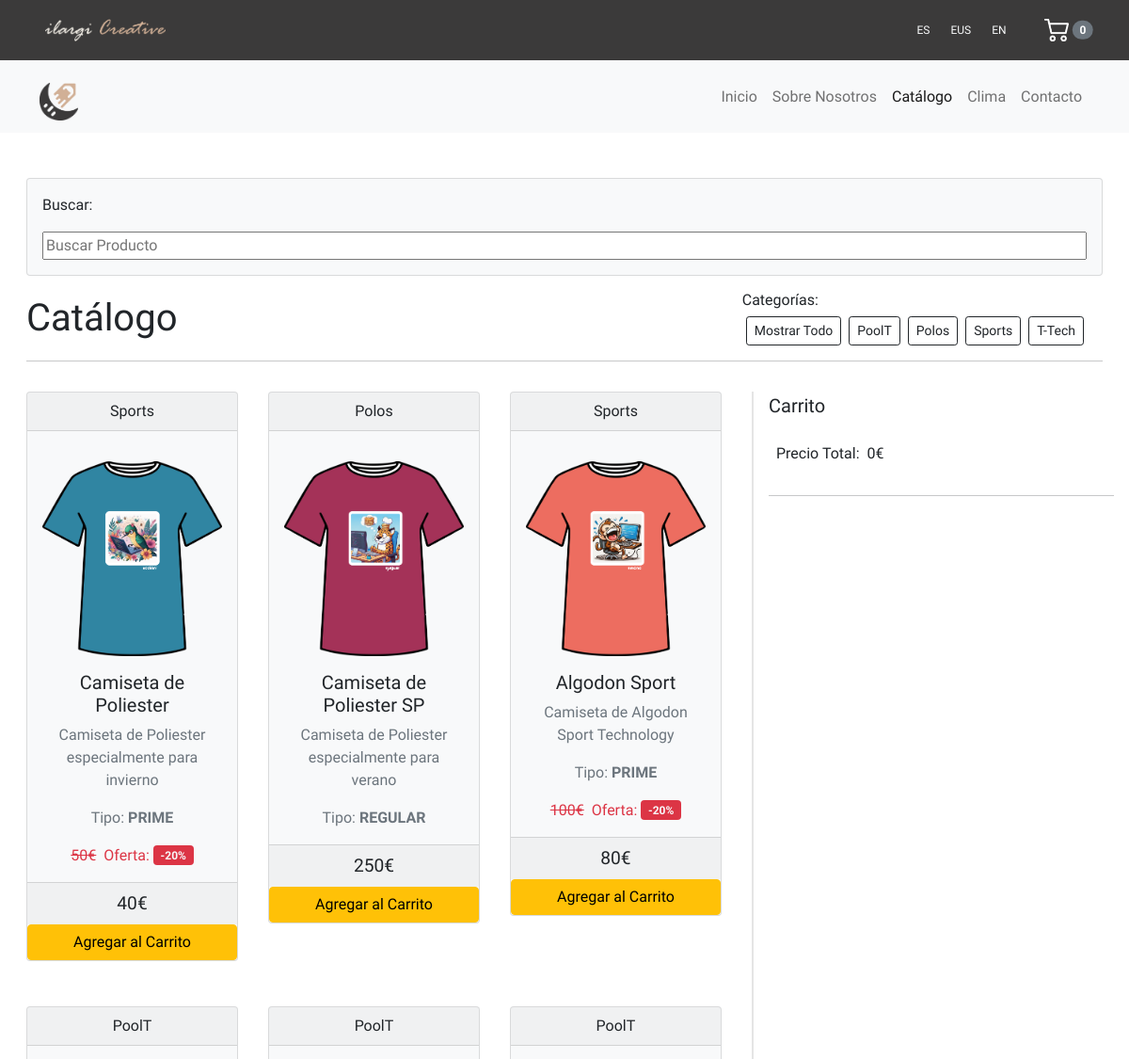
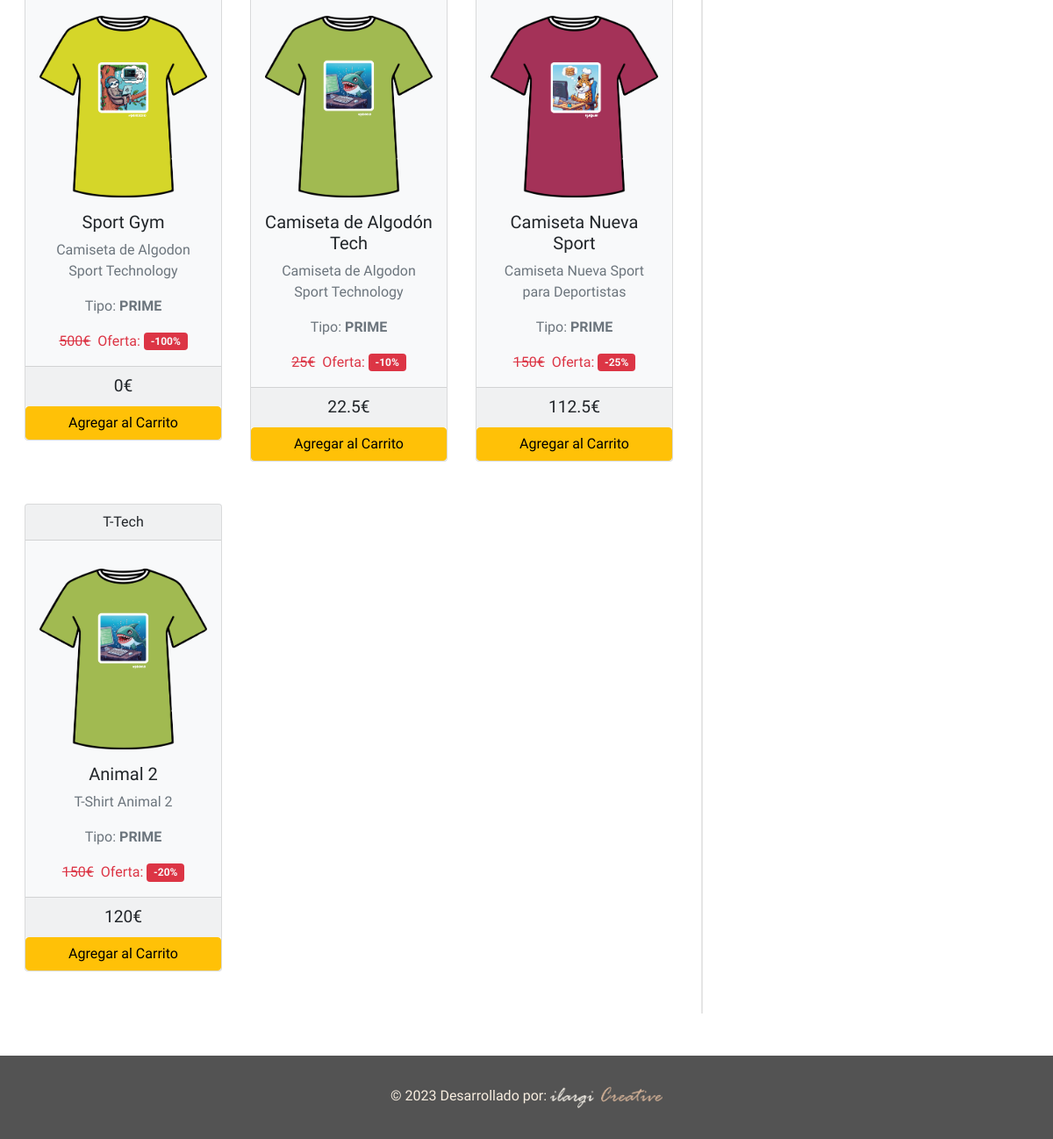
Page /catalogo.php on the earlier database version (2 pictures, top to bottom).
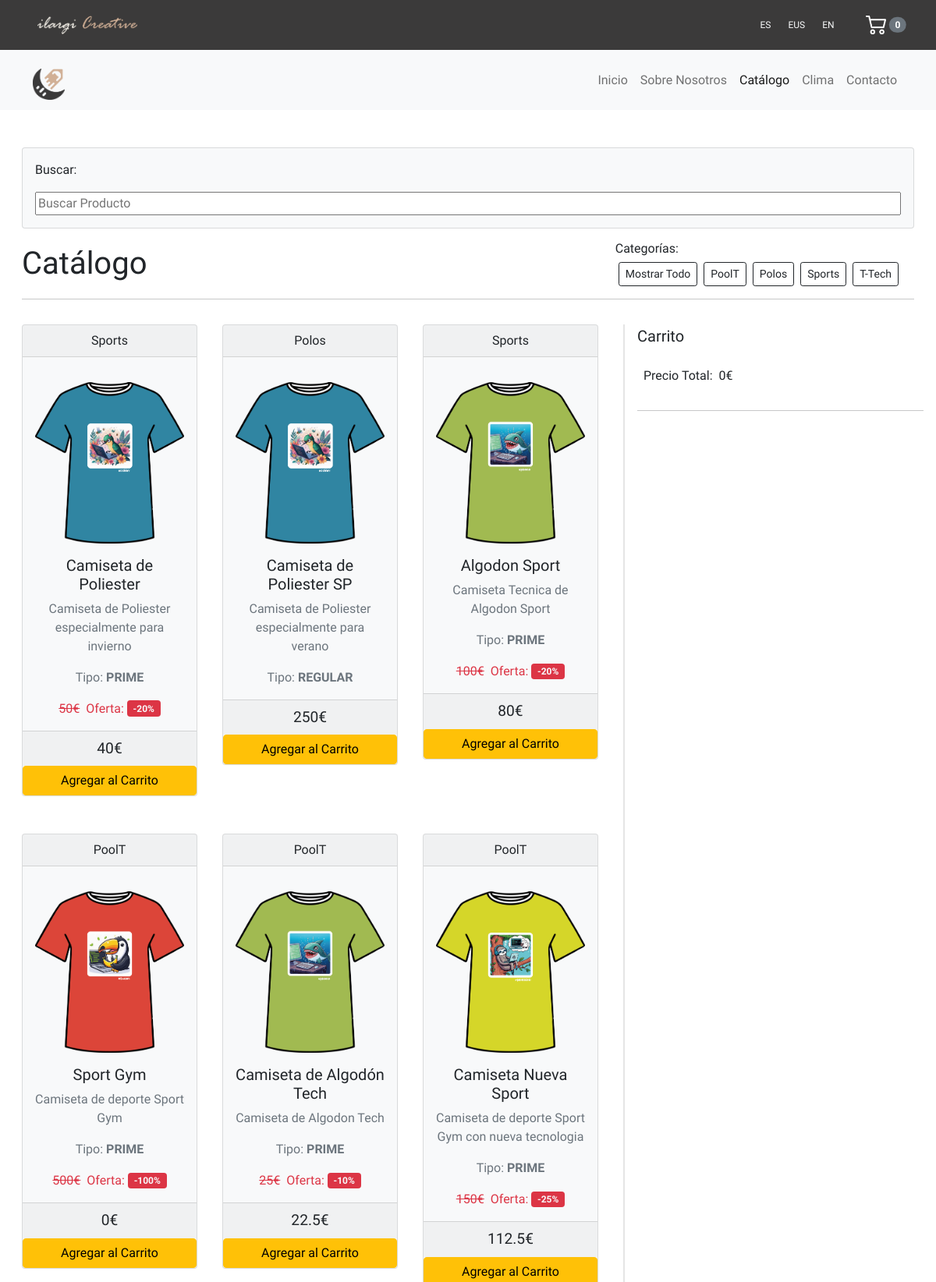
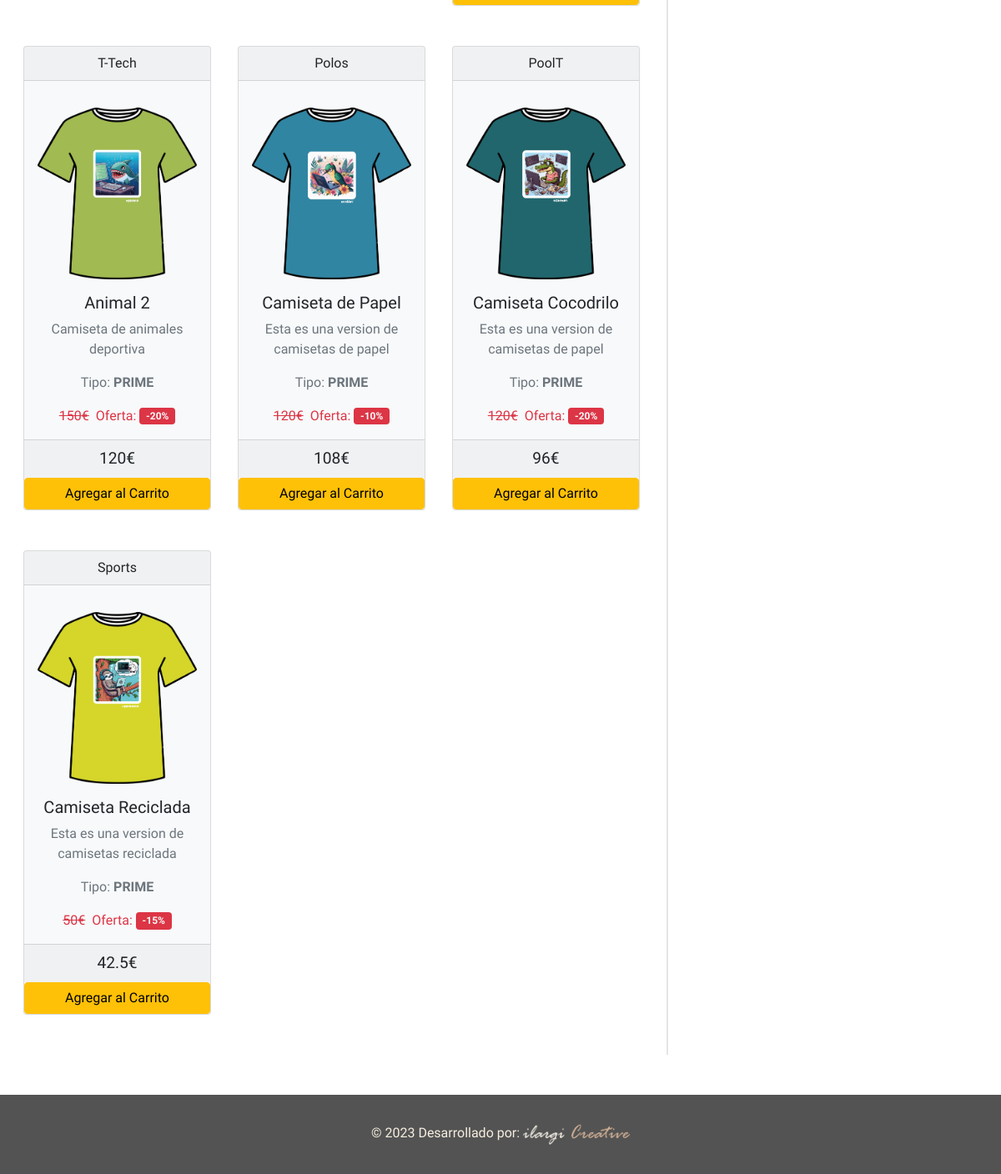
Same page on the later database version (2 pictures, top to bottom).
### tables this page shows
CREATE TABLE "productos" (
	"id"	INTEGER,
	"nombre"	TEXT NOT NULL,
	"descripcion"	TEXT DEFAULT NULL,
	"categoria_id"	INTEGER DEFAULT NULL,
	"talla_id"	INTEGER DEFAULT NULL,
	"tipo_producto_id"	INTEGER DEFAULT NULL,
	"descuento"	REAL DEFAULT NULL,
	"precio"	REAL NOT NULL,
	"precio_final"	REAL DEFAULT NULL,
	"imagen_url"	TEXT DEFAULT NULL,
	"stock"	INTEGER,
	"descripcion_eus"	TEXT,
	"descripcion_en"	TEXT,
	PRIMARY KEY("id" AUTOINCREMENT),
	FOREIGN KEY("categoria_id") REFERENCES "categoria"("id"),
	FOREIGN KEY("tipo_producto_id") REFERENCES "tipo_producto"("id"),
	FOREIGN KEY("talla_id") REFERENCES "talla"("id")
);

CREATE TABLE `categoria` (
  `id` INTEGER PRIMARY KEY AUTOINCREMENT,
  `nombre` TEXT DEFAULT NULL
);

CREATE TABLE `tipo_producto` (
  `id` INTEGER PRIMARY KEY AUTOINCREMENT,
  `nombre` TEXT DEFAULT NULL
);

### db/db_connection.php (called while the page is built, shortened)
<?php
class ProductosDB{
    public static function selectProductos(){
        try{
            $db = getDBConnection();
            $registros = $db->query("select * from productos");
            $productos = array();
            while ($registro = $registros->fetch()){
                $producto = new Producto();
                $producto->setId($registro['id']);
                $producto->setNombre($registro['nombre']);
                $producto->setDescripcion($registro['descripcion']);
                $producto->setCategoriaId($registro['categoria_id']);
                $producto->setTallaId($registro['talla_id']);
                $producto->setTipoProductoId($registro['tipo_producto_id']);
                $producto->setDescuento($registro['descuento']);
                $producto->setPrecio($registro['precio']);
                $producto->setImagenURL($registro['imagen_url']);
                $producto->setStock($registro['stock']);
                $producto->setDescripcionEus($registro['descripcion_eus']);
                $producto->setDescripcionEn($registro['descripcion_en']);
                $productos[] = $producto;
            }
            return $productos;
        } catch (Exception $e){
            echo "<p>Error:" .$e->getMessage() . "</p>\n";
            return null;
        }
    }
    public static function selectProductosJSON()
    {
        try {
            $db = getDBConnection();
            $registros = $db->query("select * from productos");
            if ($registro = $registros->fetch()) {
                $productos = array();
                do {
                    $producto = array(
                        'id' => (int)$registro['id'],
                        'nombre' => $registro['nombre'],
                        'descripcion' => $registro['descripcion'],
                        'categoria_id' => (int)$registro['categoria_id'],
                        'talla_id' => (int)$registro['talla_id'],
                        'tipo_producto_id' => (int)$registro['tipo_producto_id'],
                        'descuento' => (float)$registro['descuento'],
                        'precio' => (float)$registro['precio'],
                        'precio_final' => (float)$registro['precio_final'],
                        'imagen_url' => $registro['imagen_url'],
                        'stock' => (int)$registro['stock'],
                        'descripcion_eus' => $registro['descripcion_eus'],
                        'descripcion_en' => $registro['descripcion_en']
                    );
                    $productos[] = $producto;
                } while ($registro = $registros->fetch());
                return json_encode($productos, JSON_UNESCAPED_UNICODE);
            }
        } catch (Exception $e) {
            echo "<p>Error:" . $e->getMessage() . "</p>\n";
            return null;
        }
    }
    public static function obtenerNombreTipoProducto($tipo_producto_id) {
        try {
            $db = getDBConnection();
            $consulta = "SELECT nombre FROM tipo_producto WHERE id = $tipo_producto_id";
            $resultado = $db->query($consulta);
            $nombre_tipo_producto = $resultado->fetchColumn();
            return $nombre_tipo_producto;
        } catch (Exception $e) {
            echo "<p>Error: " . $e->getMessage() . "</p>\n";
            return null;
        }
    }
    public static function obtenerNombreTipoCategoria($categoria_id) {
        try {
            $db = getDBConnection();
            $consulta = "SELECT nombre FROM categoria WHERE id = $categoria_id";
            $resultado = $db->query($consulta);
            $nombre_tipo_categoria = $resultado->fetchColumn();
            return $nombre_tipo_categoria;
        } catch (Exception $e) {
            echo "<p>Error: " . $e->getMessage() . "</p>\n";
            return null;
        }
    }
}

### src/objects/productos.php (called while the page is built, shortened)
<?php
class Producto {
    private $id;
    private $nombre;
    private $descripcion;
    private $categoria_id;
    private $talla_id;
    private $tipo_producto_id;
    private $descuento;
    private $precio;
    private $imagen_url;
    private $stock;
    private $descripcion_eus;
    public function __construct() {
        $this->descuento = 50;
    }
    public function getId() {
        return $this->id;
    }
    public function setId($id) {
        $this->id = $id;
    }
    public function getNombre() {
        return $this->nombre;
    }
    public function setNombre($nombre) {
        $this->nombre = $nombre;
    }
    public function getDescripcion() {
        return $this->descripcion;
    }
    public function setDescripcion($descripcion) {
        $this->descripcion = $descripcion;
    }
    public function getCategoriaId() {
        return $this->categoria_id;
    }
    public function setCategoriaId($categoria_id) {
        $this->categoria_id = $categoria_id;
    }
    public function getTallaId() {
        return $this->talla_id;
    }
    public function setTallaId($talla_id) {
        $this->talla_id = $talla_id;
    }
    public function getTipoProductoId() {
        return $this->tipo_producto_id;
    }
    public function setTipoProductoId($tipo_producto_id) {
        $this->tipo_producto_id = $tipo_producto_id;
    }
    public function getDescuento() {
        return $this->descuento;
    }
    public function setDescuento($descuento) {
        $this->descuento = $descuento;
    }
    public function getPrecio() {
        return $this->precio;
    }
    public function setPrecio($precio) {
        $this->precio = $precio;
    }
    public function getPrecioFinal() {
        if ($this->precio !== null && $this->descuento !== null && $this->tipo_producto_id == 1) {
            return $this->precio_final = $this->precio - ($this->precio * ($this->descuento / 100));
        } else {
            return $this->precio_final = $this->precio;
        }
    }
    public function getImagenUrl() {
        return $this->imagen_url;
    }
    public function setImagenUrl($imagen_url) {
        $this->imagen_url = $imagen_url;
    }
    public function getStock() {
        return $this->stock;
    }
    public function setStock($stock) {
        $this->stock = $stock;
    }
    public function getDescripcionEus() {
        return $this->descripcion_eus;
    }
    public function setDescripcionEus($descripcion_eus) {
        $this->descripcion_eus = $descripcion_eus;
    }
}

### src/views/catalogo.php (the view, shortened to what the rows shown need)
<!DOCTYPE html>
<html lang="en">
<head>
    <?php include '../includes/head.php'; ?>
</head>
<body>
<main class="custom-dashboard">
    <div class="container-fluid py-5" style="min-height: 100vh;">
        <div class="row d-flex flex-wrap-reverse">
            <div class="col-md-8 col-12 div-productos">
                <div class="d-flex flex-wrap" id="lista-items">
                    <?php foreach ($productos as $producto) :
                        $nombre_tipo_producto = ProductosDB::obtenerNombreTipoProducto($producto->getTipoProductoId());
                        $nombre_tipo_categoria = ProductosDB::obtenerNombreTipoCategoria($producto->getCategoriaId());
                        $descripcion_producto = $_SESSION['idioma'] == 'es' ? $producto->getDescripcion() : ($_SESSION['idioma'] == 'eus' ? $producto->getDescripcionEus() : $producto->getDescripcionEn());
                    ?>
                        <div class="col-lg-4 col-md-4 col-6 pb-5 px-3">
                            <div class="card bg-light text-center">
                                <a class="link-dark" href='../public/catalogo.php?id=<?= $producto->getId() ?>'>
                                    <div class="card-header"><?php echo $nombre_tipo_categoria ?></div>
                                    <div class="card-body">
                                        <img id="img-producto" src="<?php echo $producto->getImagenURL() ?>" class="img-fluid rounded-start py-3" style="width: 15em" alt="Card title">
                                        <h5 class="card-title"><?php echo $producto->getNombre() ?></h5>
                                        <p class="card-text text-muted d-none d-md-block d-lg-block"><?php echo $descripcion_producto ?></p>
                                        <p class="card-text text-muted" id="tipo-producto"><?php echo $textos['tipo']; ?> <strong><?php echo $nombre_tipo_producto ?></strong> </p>
                                        <?php if ($producto->getTipoProductoId() == 1): ?>
                                            <div class="d-flex justify-content-center align-items-center gap-2">
                                                <div class="card-text <?php echo $producto->getTipoProductoId() == 1 ? 'text-decoration-line-through text-danger' : ''; ?>">
                                                        <?php echo $producto->getPrecio() ?>€
                                                </div>
                                                <div class="d-flex flex-column flex-lg-row gap-1 align-items-center">
                                                    <div class="text-danger"><?php echo $textos['oferta']; ?>:
                                                    </div>
                                                    <span class="badge bg-danger">
                                                        <p class="text-light m-0">-<?php echo $producto->getTipoProductoId() == 1 ? $producto->getDescuento() . '%' : ''; ?></p>
                                                    </span>
                                                </div>
                                            </div>
                                        <?php endif; ?>
                                    </div>
                                </a>
                                <div class="card-footer">
                                    <p class="card-text" style="font-size: larger;" id="price-producto"><?php echo $producto->getPrecioFinal() ?>€</p>
                                </div>
                                <button class="btn btn-warning w-100 btn-add"  id="btn-add-to-car"
                                data-id="<?php echo $producto->getId() ?>"
                                data-nombre="<?php echo $producto->getNombre() ?>"
                                data-descripcion="<?php echo $producto->getDescripcion() ?>"
                                data-categoria="<?php echo $producto->getCategoriaId() ?>"
                                data-talla="<?php echo $producto->getTallaId() ?>"
                                data-tipo="<?php echo $producto->getTipoProductoId() ?>"
                                data-descuento="<?php echo $producto->getDescuento()?>"
                                data-precio="<?php echo $producto->getPrecio() ?>"
                                data-imagen="<?php echo $producto->getImagenURL() ?>"
                                data-precio-final="<?php echo $producto->getPrecioFinal() ?>"
                                data-stock="<?php echo $producto->getStock() ?>"
                                data-descripcion-eus="<?php echo $producto->getDescripcionEus() ?>"
                                ><?php echo $textos['agregar-carrito']; ?></button>
                            </div>
                        </div>
                    <?php endforeach; ?>
                </div>
            </div>
        </div>
    </div>
    </main>
</body>
</html>

Differences in the rows shown:
changed productos "Camiseta de Poliester SP": imagen_url: a different picture
changed productos "Algodon Sport": imagen_url: a different picture; descripcion "Camiseta de Algodon Sport Technology" → "Camiseta Tecnica de Algodon Sport"
changed productos "Sport Gym": imagen_url: a different picture; descripcion "Camiseta de Algodon Sport Technology" → "Camiseta de deporte Sport Gym"
changed productos "Camiseta de Algodón Tech": descripcion "Camiseta de Algodon Sport Technology" → "Camiseta de Algodon Tech"
changed productos "Camiseta Nueva Sport": imagen_url: a different picture; descripcion "Camiseta Nueva Sport para Deportistas" → "Camiseta de deporte Sport Gym con nueva tecnologia"
changed productos "Animal 2": descripcion "T-Shirt Animal 2" → "Camiseta de animales deportiva"
added productos: categoria.nombre "Polos", imagen_url (picture), nombre "Camiseta de Papel", descripcion "Esta es una version de camisetas de papel", tipo_producto.nombre "PRIME", precio "120", descuento "10", PrecioFinal "108"
added productos: categoria.nombre "PoolT", imagen_url (picture), nombre "Camiseta Cocodrilo", descripcion "Esta es una version de camisetas de papel", tipo_producto.nombre "PRIME", precio "120", descuento "20", PrecioFinal "96"
added productos: categoria.nombre "Sports", imagen_url (picture), nombre "Camiseta Reciclada", descripcion "Esta es una version de camisetas reciclada", tipo_producto.nombre "PRIME", precio "50", descuento "15", PrecioFinal "42.5"
